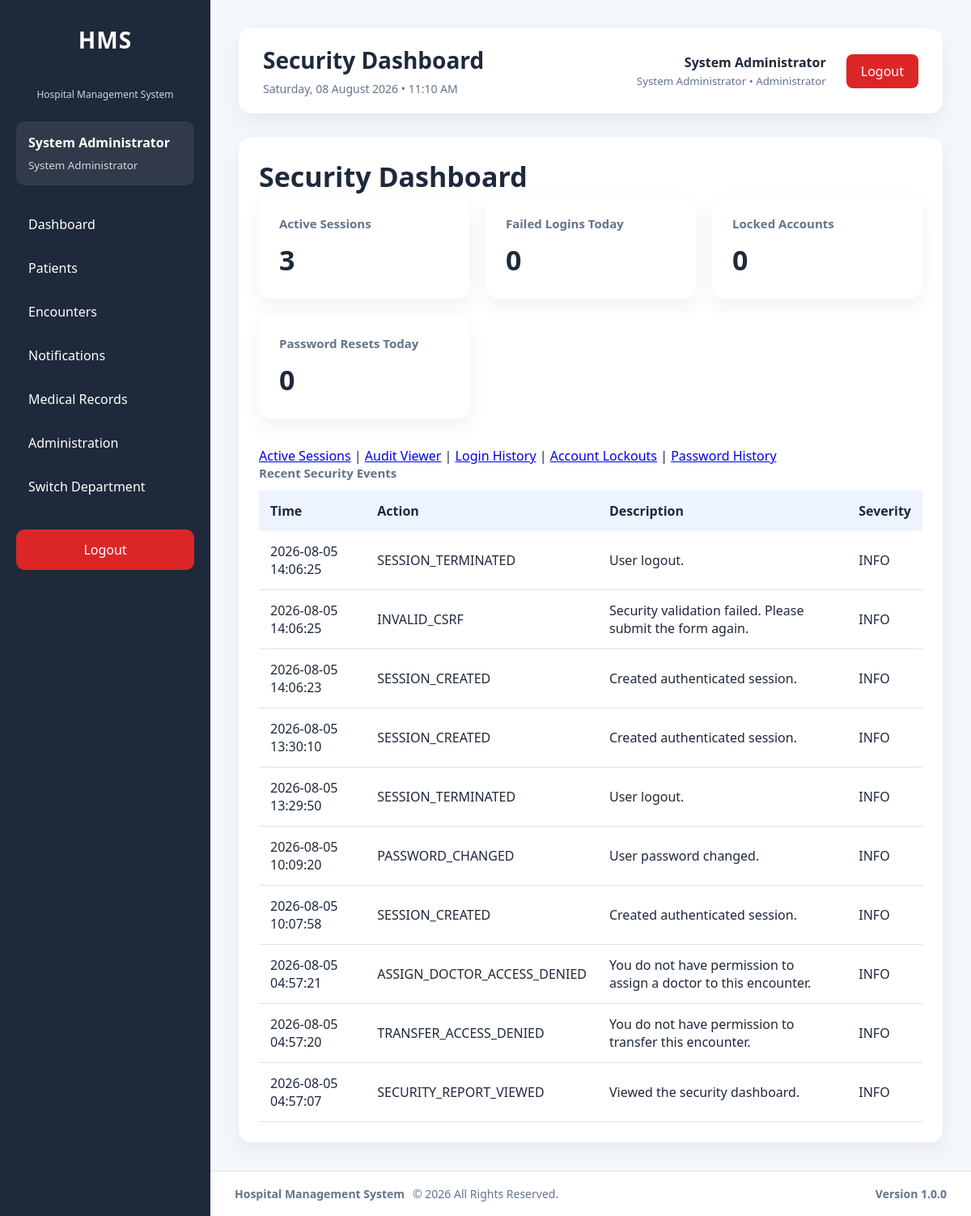
The page /modules/administration/security/dashboard.php (signed in) on the database as committed earlier.
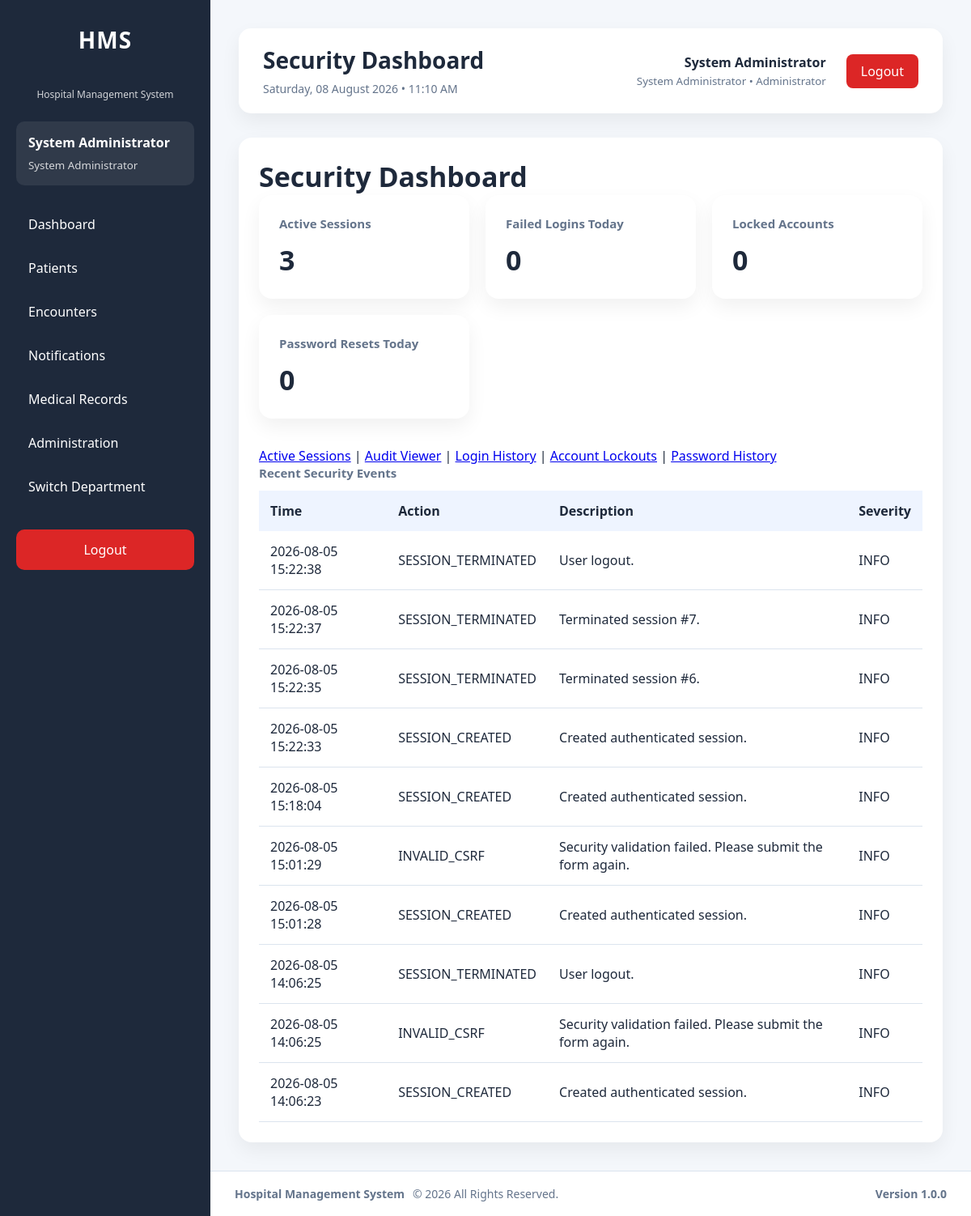
The same page on the database as committed later.
### tables this page shows
CREATE TABLE `audit_logs` (
  `id` int(11) NOT NULL AUTO_INCREMENT,
  `user_id` int(11) DEFAULT NULL,
  `visit_id` int(11) DEFAULT NULL,
  `patient_id` int(11) DEFAULT NULL,
  `module` varchar(100) NOT NULL,
  `action` varchar(100) NOT NULL,
  `description` text DEFAULT NULL,
  `ip_address` varchar(50) DEFAULT NULL,
  `user_agent` varchar(255) DEFAULT NULL,
  `department_id` int(11) DEFAULT NULL,
  `severity` varchar(20) NOT NULL DEFAULT 'INFO',
  `event_type` varchar(100) NOT NULL DEFAULT 'GENERAL',
  `created_at` timestamp NOT NULL DEFAULT current_timestamp(),
  PRIMARY KEY (`id`),
  KEY `idx_audit_user` (`user_id`),
  KEY `idx_audit_visit` (`visit_id`),
  KEY `idx_audit_patient_created` (`patient_id`,`created_at`),
  KEY `idx_audit_module` (`module`),
  KEY `idx_audit_created` (`created_at`),
  KEY `idx_audit_action_created` (`action`,`created_at`),
  KEY `idx_audit_user_created` (`user_id`,`created_at`),
  KEY `idx_audit_ip_created` (`ip_address`,`created_at`),
  KEY `idx_audit_department_created` (`department_id`,`created_at`),
  KEY `idx_audit_module_created` (`module`,`created_at`),
  KEY `idx_audit_event_created` (`event_type`,`created_at`),
  KEY `idx_audit_severity_created` (`severity`,`created_at`),
  KEY `idx_audit_visit_created` (`visit_id`,`created_at`),
  CONSTRAINT `fk_audit_department` FOREIGN KEY (`department_id`) REFERENCES `departments` (`id`) ON DELETE SET NULL ON UPDATE CASCADE,
  CONSTRAINT `fk_audit_patient` FOREIGN KEY (`patient_id`) REFERENCES `patients` (`id`) ON DELETE SET NULL ON UPDATE CASCADE,
  CONSTRAINT `fk_audit_user` FOREIGN KEY (`user_id`) REFERENCES `users` (`id`) ON DELETE SET NULL ON UPDATE CASCADE,
  CONSTRAINT `fk_audit_visit` FOREIGN KEY (`visit_id`) REFERENCES `visits` (`id`) ON DELETE SET NULL ON UPDATE CASCADE
);

### modules/administration/security/bootstrap.php (called while the page is built, shortened)
<?php
require_once __DIR__ . '/../../../config/auth.php';
require_once __DIR__ . '/../../../config/helpers.php';
require_once __DIR__ . '/../../../services/SessionService.php';
require_once __DIR__ . '/../../../services/AuditService.php';
$securityAuditService = new AuditService($pdo);

### services/AuditService.php (called while the page is built, shortened)
<?php
class AuditService
{
    private PDO $db;
    public function __construct(PDO $db)
    {
        $this->db = $db;
    }
    private function getClientIp(): string
    {
        $keys = [
            'HTTP_CLIENT_IP',
            'HTTP_X_FORWARDED_FOR',
            'REMOTE_ADDR'
        ];
        foreach ($keys as $key) {
            if (!empty($_SERVER[$key])) {
                return trim(explode(',', $_SERVER[$key])[0]);
            }
        }
        return 'UNKNOWN';
    }
    public function search(array $filters = [], int $page = 1, int $perPage = 50): array
    {
        $page = max(1, $page);
        $perPage = min(100, max(1, $perPage));
        $where = [];
        $parameters = [];
        if (!empty($filters['module'])) {
            $where[] = 'a.module = :module';
            $parameters[':module'] = $filters['module'];
        }
        $condition = $where ? ' WHERE ' . implode(' AND ', $where) : '';
        $countStmt = $this->db->prepare('SELECT COUNT(*) FROM audit_logs a' . $condition);
        $countStmt->execute($parameters);
        $total = (int)$countStmt->fetchColumn();
        $sql = '
            SELECT a.*, u.first_name, u.last_name, u.username,
                   d.department_name
            FROM audit_logs a
            LEFT JOIN users u ON u.id = a.user_id
            LEFT JOIN departments d ON d.id = a.department_id
        ' . $condition . ' ORDER BY a.created_at DESC, a.id DESC LIMIT :limit OFFSET :offset';
        $stmt = $this->db->prepare($sql);
        foreach ($parameters as $key => $value) {
            $stmt->bindValue($key, $value);
        }
        $stmt->bindValue(':limit', $perPage, PDO::PARAM_INT);
        $stmt->bindValue(':offset', ($page - 1) * $perPage, PDO::PARAM_INT);
        $stmt->execute();
        return [
            'success' => true,
            'data' => $stmt->fetchAll(PDO::FETCH_ASSOC),
            'total' => $total,
            'page' => $page,
            'per_page' => $perPage,
            'errors' => []
        ];
    }
    public function securitySummary(): array
    {
        $queries = [
            'active_sessions' => "SELECT COUNT(*) FROM active_sessions WHERE status = 'Active'",
            'failed_logins_today' => "SELECT COUNT(*) FROM audit_logs WHERE action = 'LOGIN_FAILED' AND created_at >= CURDATE()",
            'locked_accounts' => "SELECT COUNT(*) FROM users WHERE locked_at IS NOT NULL",
            'password_resets_today' => "SELECT COUNT(*) FROM audit_logs WHERE action = 'PASSWORD_RESET' AND created_at >= CURDATE()",
            'security_events_today' => "SELECT COUNT(*) FROM audit_logs WHERE module = 'Security' AND created_at >= CURDATE()"
        ];
        $summary = [];
        foreach ($queries as $key => $sql) {
            $summary[$key] = (int)$this->db->query($sql)->fetchColumn();
        }
        return ['success' => true, 'data' => $summary, 'errors' => []];
    }
}

### config/helpers.php (called while the page is built, shortened)
<?php
function e($value): string
{
    return htmlspecialchars(
        (string)$value,
        ENT_QUOTES,
        'UTF-8'
    );
}

### modules/administration/security/dashboard.php (the view, shortened to what the changed rows need)
<?php
require_once __DIR__ . '/bootstrap.php';
$securityAuditService->log(
    (int)$currentUser['id'],
    null,
    'Security',
    'SECURITY_REPORT_VIEWED',
    'Viewed the security dashboard.',
    $_SESSION['active_department_id'] ?? null,
    'INFO',
    'SECURITY_REPORT_VIEWED'
);
$summary = $securityAuditService->securitySummary()['data'] ?? [];
$recent = $securityAuditService->search(['module' => 'Security'], 1, 10)['data'] ?? [];
require_once __DIR__ . '/../../../layouts/header.php';
require_once __DIR__ . '/../../../layouts/sidebar.php';
?>
<main class="content">
    <?php require_once __DIR__ . '/../../../layouts/navbar.php'; ?>
    <section class="card">
        <h2>Security Dashboard</h2>
        <div class="stats">
            <div class="card"><h3>Active Sessions</h3><h2><?= (int)($summary['active_sessions'] ?? 0) ?></h2></div>
            <div class="card"><h3>Failed Logins Today</h3><h2><?= (int)($summary['failed_logins_today'] ?? 0) ?></h2></div>
            <div class="card"><h3>Locked Accounts</h3><h2><?= (int)($summary['locked_accounts'] ?? 0) ?></h2></div>
            <div class="card"><h3>Password Resets Today</h3><h2><?= (int)($summary['password_resets_today'] ?? 0) ?></h2></div>
        </div>
        <table><thead><tr><th>Time</th><th>Action</th><th>Description</th><th>Severity</th></tr></thead><tbody>
        <?php foreach ($recent as $event): ?><tr><td><?= e($event['created_at']) ?></td><td><?= e($event['action']) ?></td><td><?= e($event['description']) ?></td><td><?= e($event['severity']) ?></td></tr><?php endforeach; ?>
        </tbody></table>
    </section>
</main>
<?php require_once __DIR__ . '/../../../layouts/footer.php'; ?>

Rows that differ between the two databases and show on the page:
no longer on this page (row unchanged): audit_logs: created_at "2026-08-05 13:30:10", action "SESSION_CREATED", description "Created authenticated session.", severity "INFO"
no longer on this page (row unchanged): audit_logs: created_at "2026-08-05 13:29:50", action "SESSION_TERMINATED", description "User logout.", severity "INFO"
no longer on this page (row unchanged): audit_logs: created_at "2026-08-05 10:09:20", action "PASSWORD_CHANGED", description "User password changed.", severity "INFO"
no longer on this page (row unchanged): audit_logs: created_at "2026-08-05 10:07:58", action "SESSION_CREATED", description "Created authenticated session.", severity "INFO"
no longer on this page (row unchanged): audit_logs: created_at "2026-08-05 04:57:21", action "ASSIGN_DOCTOR_ACCESS_DENIED", description "You do not have permission to assign a doctor to this encounter.", severity "INFO"
no longer on this page (row unchanged): audit_logs: created_at "2026-08-05 04:57:20", action "TRANSFER_ACCESS_DENIED", description "You do not have permission to transfer this encounter.", severity "INFO"
no longer on this page (row unchanged): audit_logs: created_at "2026-08-05 04:57:07", action "SECURITY_REPORT_VIEWED", description "Viewed the security dashboard.", severity "INFO"
added audit_logs: created_at "2026-08-05 15:22:38", action "SESSION_TERMINATED", description "User logout.", severity "INFO"
added audit_logs: created_at "2026-08-05 15:22:37", action "SESSION_TERMINATED", description "Terminated session #7.", severity "INFO"
added audit_logs: created_at "2026-08-05 15:22:35", action "SESSION_TERMINATED", description "Terminated session #6.", severity "INFO"
added audit_logs: created_at "2026-08-05 15:22:33", action "SESSION_CREATED", description "Created authenticated session.", severity "INFO"
added audit_logs: created_at "2026-08-05 15:18:04", action "SESSION_CREATED", description "Created authenticated session.", severity "INFO"
added audit_logs: created_at "2026-08-05 15:01:29", action "INVALID_CSRF", description "Security validation failed. Please submit the form again.", severity "INFO"
added audit_logs: created_at "2026-08-05 15:01:28", action "SESSION_CREATED", description "Created authenticated session.", severity "INFO"
